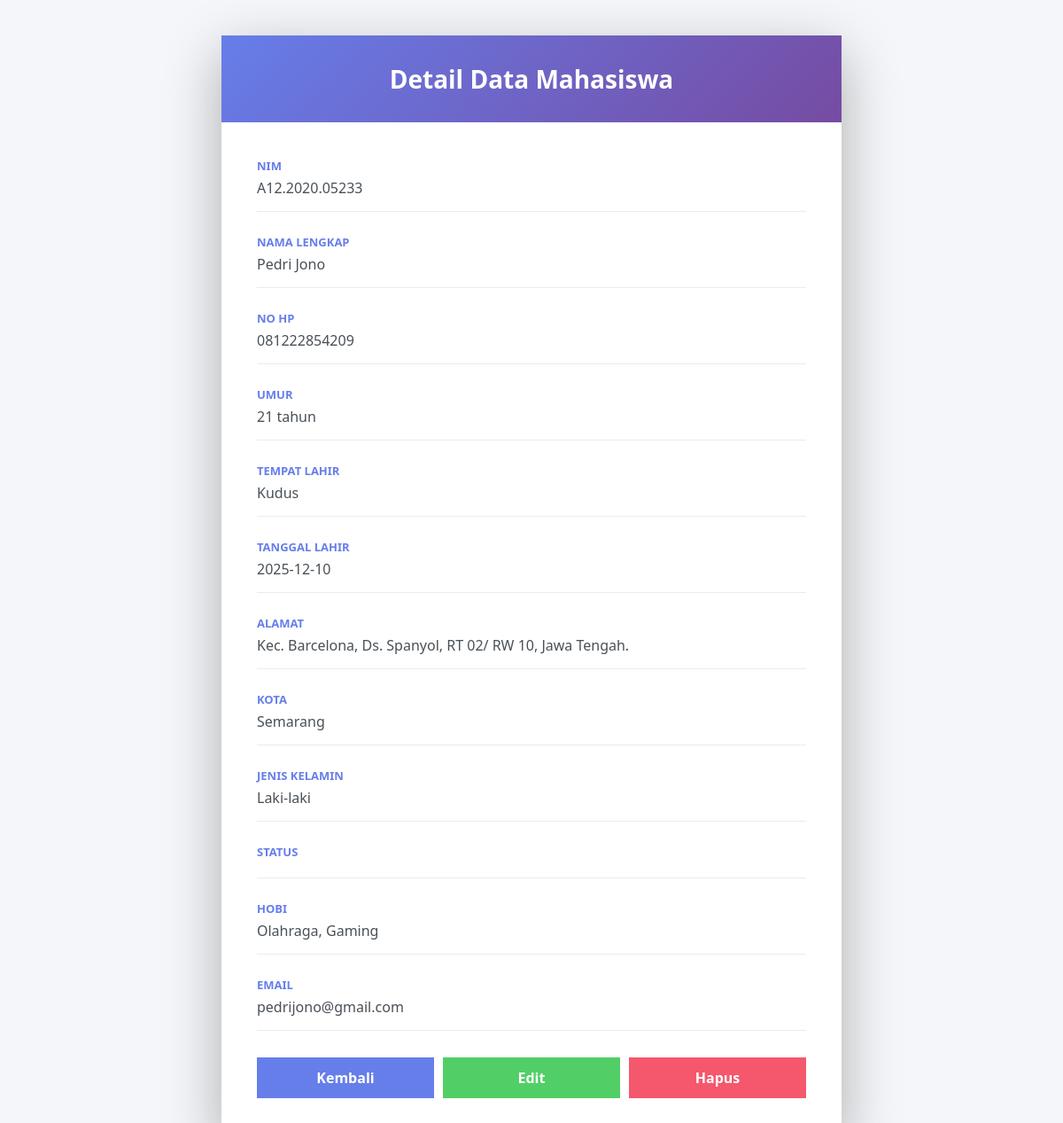
The app's page /lihatDataMhs.php?id=2 with its own data.
### tables this page shows
CREATE TABLE `mhs` (
  `id` int NOT NULL,
  `nim` varchar(50) NOT NULL,
  `nama` varchar(200) NOT NULL,
  `no_hp` varchar(50) DEFAULT NULL,
  `umur` int DEFAULT NULL,
  `tempat_lahir` varchar(100) DEFAULT NULL,
  `tanggal_lahir` date DEFAULT NULL,
  `alamat` varchar(1000) DEFAULT NULL,
  `kota` varchar(100) DEFAULT NULL,
  `jk` varchar(50) DEFAULT NULL,
  `status` varchar(50) DEFAULT NULL,
  `hobi` varchar(500) DEFAULT NULL,
  `email` varchar(100) NOT NULL,
  `pass` varchar(255) NOT NULL DEFAULT ''
);

### lihatDataMhs.php (the view, shortened to what this page needs)
<?php
require_once 'connection.php';
$id = isset($_GET['id']) ? (int)$_GET['id'] : 0;
$edit = isset($_GET['edit']) && $_GET['edit'] === 'true' ? true : false;
$sql = "SELECT * FROM mhs WHERE id = ?";
$stmt = mysqli_prepare($conn, $sql);
mysqli_stmt_bind_param($stmt, "i", $id);
mysqli_stmt_execute($stmt);
$result = mysqli_stmt_get_result($stmt);
$row = mysqli_fetch_assoc($result);
?>
<!DOCTYPE html>
<html lang="id">
<head>
</head>
<body>
<div class="container">
    <div class="header">
        <h2><?= $edit ? 'Edit Data Mahasiswa' : 'Detail Data Mahasiswa'; ?></h2>
    </div>
    <div class="content">
        <?php if ($edit): ?>
            <form method="POST" action="updateDataMhs.php">
                <input type="hidden" name="id" value="<?= $row['id']; ?>">
                <div class="form-group">
                    <label>NIM</label>
                    <input type="text" name="nim" value="<?= htmlspecialchars($row['nim']); ?>" required>
                </div>
                <div class="form-group">
                    <label>Nama Lengkap</label>
                    <input type="text" name="nama" value="<?= htmlspecialchars($row['nama']); ?>" required>
                </div>
                <div class="form-group">
                    <label>No HP</label>
                    <input type="text" name="no_hp" value="<?= htmlspecialchars($row['no_hp']); ?>">
                </div>
                <div class="form-group">
                    <label>Umur</label>
                    <input type="number" name="umur" value="<?= htmlspecialchars($row['umur']); ?>">
                </div>
                <div class="form-group">
                    <label>Tempat Lahir</label>
                    <input type="text" name="tempat_lahir" value="<?= htmlspecialchars($row['tempat_lahir']); ?>">
                </div>
                <div class="form-group">
                    <label>Tanggal Lahir</label>
                    <input type="date" name="tanggal_lahir" value="<?= htmlspecialchars($row['tanggal_lahir']); ?>">
                </div>
                <div class="form-group">
                    <label>Alamat</label>
                    <textarea name="alamat"><?= htmlspecialchars($row['alamat']); ?></textarea>
                </div>
                <div class="form-group">
                    <label>Kota</label>
                    <input type="text" name="kota" value="<?= htmlspecialchars($row['kota']); ?>">
                </div>
                <div class="form-group">
                    <label>Jenis Kelamin</label>
                    <select name="jk">
                        <option value="">-- Pilih --</option>
                        <option value="Laki-laki" <?= $row['jk'] === 'Laki-laki' ? 'selected' : ''; ?>>Laki-laki</option>
                        <option value="Perempuan" <?= $row['jk'] === 'Perempuan' ? 'selected' : ''; ?>>Perempuan</option>
                    </select>
                </div>
                <div class="form-group">
                    <label>Status</label>
                    <select name="status">
                        <option value="">-- Pilih --</option>
                        <option value="Belum Menikah" <?= $row['status'] === 'Belum Menikah' ? 'selected' : ''; ?>>Belum Menikah</option>
                        <option value="Menikah" <?= $row['status'] === 'Menikah' ? 'selected' : ''; ?>>Menikah</option>
                    </select>
                </div>
                <div class="form-group">
                    <label>Hobi</label>
                    <div class="checkbox-group">
                        <?php
                        $hobi_options = array('Membaca', 'Menulis', 'Olahraga', 'Gaming', 'Musik', 'Fotografi');
                        $hobi_selected = explode(', ', $row['hobi']);
                        foreach ($hobi_options as $option):
                        ?>
                            <label>
                                <input type="checkbox" name="hobi[]" value="<?= $option; ?>" <?= in_array($option, $hobi_selected) ? 'checked' : ''; ?>>
                                <?= $option; ?>
                            </label>
                        <?php endforeach; ?>
                    </div>
                </div>
                <div class="form-group">
                    <label>Email</label>
                    <input type="email" name="email" value="<?= htmlspecialchars($row['email']); ?>" required>
                </div>
                <div class="action-buttons">
                    <button type="submit" class="btn btn-submit">Simpan Perubahan</button>
                    <a href="lihatDataMhs.php?id=<?= $row['id']; ?>" class="btn btn-cancel">Batal</a>
                </div>
            </form>
        <?php else: ?>
            <div class="detail-group">
                <div class="detail-label">NIM</div>
                <div class="detail-value"><?= htmlspecialchars($row['nim']); ?></div>
            </div>
            <div class="detail-group">
                <div class="detail-label">Nama Lengkap</div>
                <div class="detail-value"><?= htmlspecialchars($row['nama']); ?></div>
            </div>
            <div class="detail-group">
                <div class="detail-label">No HP</div>
                <div class="detail-value"><?= htmlspecialchars($row['no_hp']); ?></div>
            </div>
            <div class="detail-group">
                <div class="detail-label">Umur</div>
                <div class="detail-value"><?= htmlspecialchars($row['umur']); ?> tahun</div>
            </div>
            <div class="detail-group">
                <div class="detail-label">Tempat Lahir</div>
                <div class="detail-value"><?= htmlspecialchars($row['tempat_lahir']); ?></div>
            </div>
            <div class="detail-group">
                <div class="detail-label">Tanggal Lahir</div>
                <div class="detail-value"><?= htmlspecialchars($row['tanggal_lahir']); ?></div>
            </div>
        <div class="detail-group">
            <div class="detail-label">Alamat</div>
            <div class="detail-value"><?= htmlspecialchars($row['alamat']); ?></div>
        </div>
        <div class="detail-group">
            <div class="detail-label">Kota</div>
            <div class="detail-value"><?= htmlspecialchars($row['kota']); ?></div>
        </div>
        <div class="detail-group">
            <div class="detail-label">Jenis Kelamin</div>
            <div class="detail-value"><?= htmlspecialchars($row['jk']); ?></div>
        </div>
        <div class="detail-group">
            <div class="detail-label">Status</div>
        </div>
        <div class="detail-group">
            <div class="detail-label">Hobi</div>
            <div class="detail-value"><?= htmlspecialchars($row['hobi']); ?></div>
        </div>
        <div class="detail-group">
            <div class="detail-label">Email</div>
            <div class="detail-value"><?= htmlspecialchars($row['email']); ?></div>
        </div>
        <div class="action-buttons">
            <a href="tampilDataMhs.php" class="btn btn-back">Kembali</a>
            <a href="lihatDataMhs.php?id=<?= $row['id']; ?>&edit=true" class="btn btn-edit">Edit</a>
            <a href="hapusDataMhs.php?id=<?= $row['id']; ?>" class="btn btn-delete" onclick="return confirm('Apakah Anda yakin ingin menghapus data ini?');">Hapus</a>
        </div>
        <?php endif; ?>
    </div>
</div>
</body>
</html>

### lihatDataMhs.php (style rules this page uses)
* { margin: 0; padding: 0; box-sizing: border-box; }
body { font-family: 'Segoe UI', Tahoma, Geneva, Verdana, sans-serif; background-color: #f4f6f9; min-height: 100vh; padding: 40px 20px; }
.container { max-width: 700px; margin: 0 auto; background: white; box-shadow: 0 20px 60px rgba(0, 0, 0, 0.3); overflow: hidden; animation: slideUp 0.5s ease-out; }
.header { background: linear-gradient(135deg, #667eea 0%, #764ba2 100%); color: white; padding: 30px; text-align: center; }
.header h2 { font-size: 28px; font-weight: 600; }
.content { padding: 40px; }
.detail-group { margin-bottom: 25px; border-bottom: 1px solid #e9ecef; padding-bottom: 15px; }
.detail-label { font-weight: 600; color: #667eea; font-size: 13px; text-transform: uppercase; margin-bottom: 5px; }
.detail-value { color: #495057; font-size: 16px; word-break: break-word; }
.action-buttons { display: flex; gap: 10px; margin-top: 30px; }
.btn { flex: 1; padding: 12px; border: none; font-size: 16px; font-weight: 600; cursor: pointer; text-decoration: none; text-align: center; transition: all 0.3s ease; }
.btn-back { background: #667eea; color: white; }
.btn-edit { background: #51cf66; color: white; }
.btn-delete { background: #f5576c; color: white; }

### records on screen
mhs: nim "A12.2020.05233", nama "Pedri Jono", no_hp "081222854209", umur "21", tempat_lahir "Kudus", tanggal_lahir "2025-12-10", alamat "Kec. Barcelona, Ds. Spanyol, RT 02/ RW 10, Jawa Tengah.", kota "Semarang", jk "Laki-laki", hobi "Olahraga, Gaming", email "pedrijono@gmail.com"
